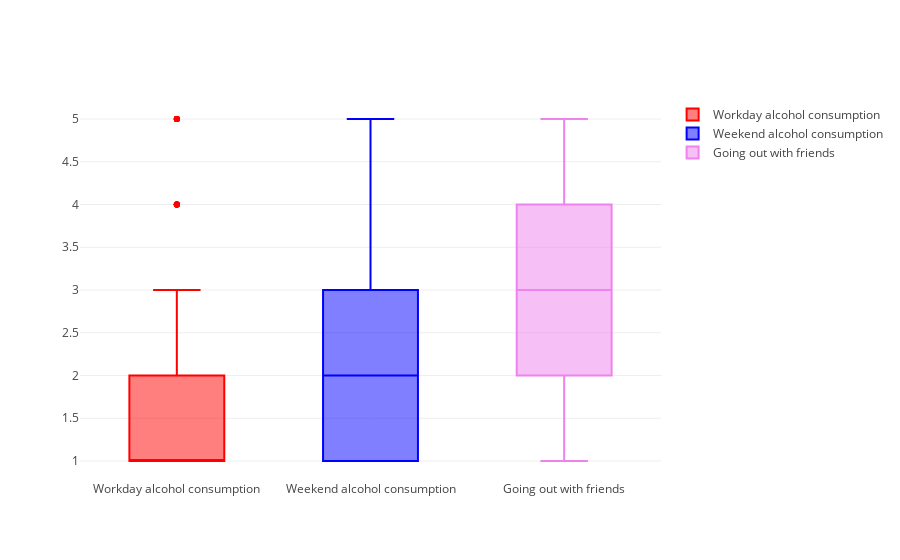

Notebook code cell kept with this figure:
### Code cell
trace1 = go.Box(
    y = alcohol.Dalc,
    name = "Workday alcohol consumption",
    marker = dict(color = "red")
)
trace2 = go.Box(
    y = alcohol.Walc,
    name = "Weekend alcohol consumption",
    marker = dict(color = "blue")
)
trace3 = go.Box(
    y = alcohol.goout,
    name = "Going out with friends",
    marker = dict(color = "violet")
)    
concatTrace = [trace1,trace2,trace3]
iplot(concatTrace)

### Figure 1 — Plotly figure (JSON) as saved in the notebook; plotly's stock layout.template omitted (floating-point values rounded to 4 significant figures; data arrays with more than 128 entries replaced by an {"elided": "..."} marker saying what was removed)
{"data": [{"marker": {"color": "red"}, "name": "Workday alcohol consumption", "type": "box", "uid": "73ffe696-1a35-498b-baf6-61c4fb25db6e", "y": {"elided": "395 int values"}}, {"marker": {"color": "blue"}, "name": "Weekend alcohol consumption", "type": "box", "uid": "3f0476d9-85ad-4178-9e26-aaa110035ac7", "y": {"elided": "395 int values"}}, {"marker": {"color": "violet"}, "name": "Going out with friends", "type": "box", "uid": "459db6f0-e249-4f6a-bbcf-5ec5b06ea712", "y": {"elided": "395 int values"}}], "layout": {}}
